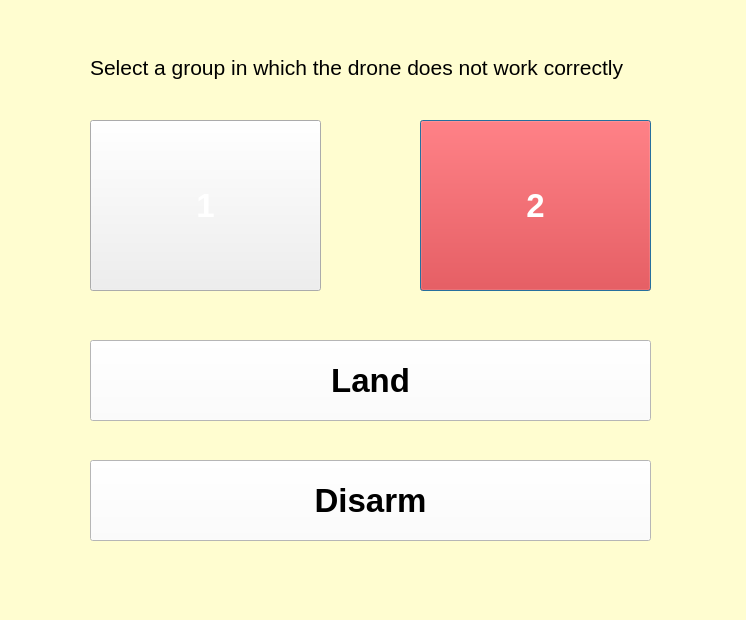
<?xml version="1.0" encoding="UTF-8"?>
<ui version="4.0">
 <class>Dialog</class>
 <widget class="QDialog" name="Dialog">
  <property name="geometry">
   <rect>
    <x>0</x>
    <y>0</y>
    <width>746</width>
    <height>620</height>
   </rect>
  </property>
  <property name="windowTitle">
   <string>Dialog</string>
  </property>
  <property name="styleSheet">
   <string notr="true">QDialog{
background-color: #fffdd0;
}</string>
  </property>
  <widget class="QPushButton" name="two_button">
   <property name="geometry">
    <rect>
     <x>420</x>
     <y>120</y>
     <width>231</width>
     <height>171</height>
    </rect>
   </property>
   <property name="sizeIncrement">
    <size>
     <width>16</width>
     <height>16</height>
    </size>
   </property>
   <property name="styleSheet">
    <string notr="true">QPushButton{
color: white;
font-weight: 600;
font-size: 25pt;
background-color: red;
}</string>
   </property>
   <property name="text">
    <string>2</string>
   </property>
  </widget>
  <widget class="QLabel" name="label">
   <property name="geometry">
    <rect>
     <x>90</x>
     <y>30</y>
     <width>561</width>
     <height>51</height>
    </rect>
   </property>
   <property name="font">
    <font>
     <pointsize>16</pointsize>
    </font>
   </property>
   <property name="text">
    <string>
Select a group in which the drone does not work correctly</string>
   </property>
  </widget>
  <widget class="QPushButton" name="one_button">
   <property name="geometry">
    <rect>
     <x>90</x>
     <y>120</y>
     <width>231</width>
     <height>171</height>
    </rect>
   </property>
   <property name="sizeIncrement">
    <size>
     <width>16</width>
     <height>16</height>
    </size>
   </property>
   <property name="styleSheet">
    <string notr="true">QPushButton{
color: white;
font-weight: 600;
font-size: 25pt;
background-color: RGB(118, 255, 122);
}</string>
   </property>
   <property name="text">
    <string>1</string>
   </property>
  </widget>
  <widget class="QPushButton" name="land_emergency_button">
   <property name="geometry">
    <rect>
     <x>90</x>
     <y>340</y>
     <width>561</width>
     <height>81</height>
    </rect>
   </property>
   <property name="styleSheet">
    <string notr="true">QPushButton{
font-weight: 600;
font-size: 25pt;
background-color: white;
}</string>
   </property>
   <property name="text">
    <string>Land</string>
   </property>
  </widget>
  <widget class="QPushButton" name="disarm_emergency_button">
   <property name="geometry">
    <rect>
     <x>90</x>
     <y>460</y>
     <width>561</width>
     <height>81</height>
    </rect>
   </property>
   <property name="styleSheet">
    <string notr="true">QPushButton{
font-weight: 600;
font-size: 25pt;
background-color: white;
}</string>
   </property>
   <property name="text">
    <string>Disarm</string>
   </property>
  </widget>
 </widget>
 <resources/>
 <connections/>
</ui>
